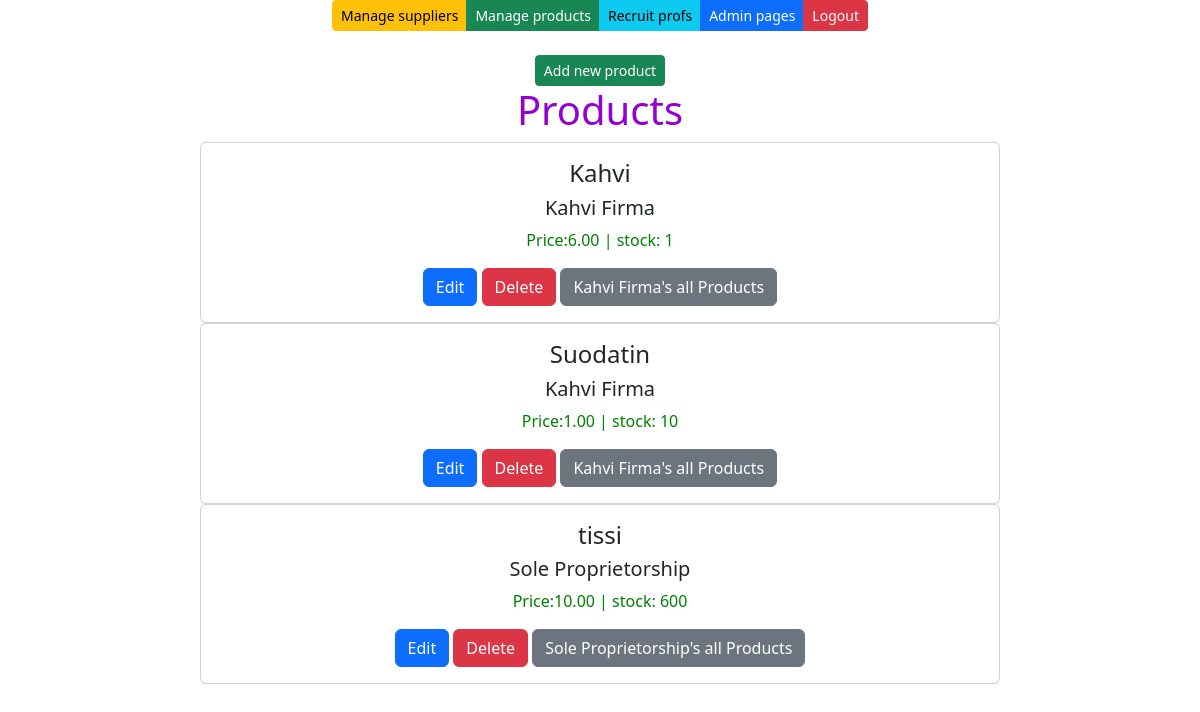
The page /products/ (signed in) on the database as committed earlier.
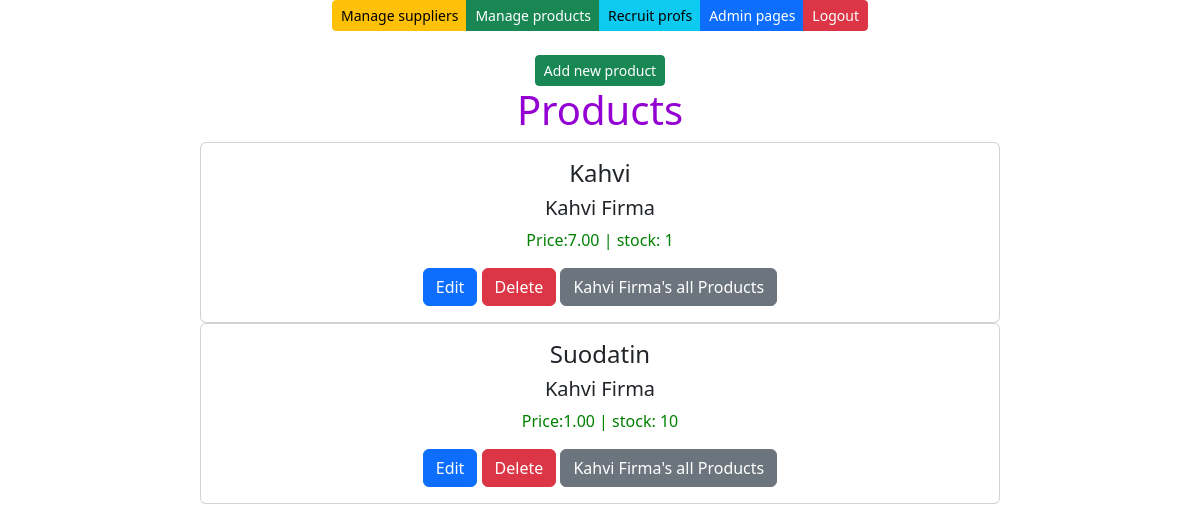
The same page on the database as committed later.
### app/models.py (models this page shows, shortened)
class Product(models.Model):
    productname = models.CharField(max_length=50, default="product")
    price = models.DecimalField(max_digits=10, decimal_places=2, default=0.00)
    stock = models.IntegerField(default=0)
    supplier = models.ForeignKey(Supplier, on_delete=models.CASCADE)

class Supplier(models.Model):
    companyname = models.CharField(max_length=50, default="firma")
    contactname = models.CharField(max_length=50, default="firma")
    address = models.CharField(max_length=50, default="firma")
    phone = models.CharField(max_length=50, default="firma")
    email = models.CharField(max_length=50, default="firma")
    country = models.CharField(max_length=50, default="firma")

### app/views.py (the view)
# urls.py: path('products/',productlistview),
def productlistview(request):
    if not request.user.is_authenticated:
        return render(request, 'loginpage.html')
    productlist = Product.objects.all()
    supplierlist = Supplier.objects.all()
    context = {'products': productlist ,'suppliers':supplierlist}
    return render(request, 'productlist.html',context)

### app/templates/productlist.html (shortened to what this page needs)
{% extends 'index.html' %}
{% block content %}
<br />
<br />
<button id="add-btn" class="btn btn-success btn-sm" onclick="showaddform()">Add new product</button>
<h1>Products</h1>
{% for s in products %}
<div class="card" style="max-width:50rem">
    <div class="card-body">
        <h4 class="card-title">{{s.productname}}</h4>
        <h5 class="card-title">{{s.supplier.companyname}}</h5>
        <p class="card-text" style="color:green">Price:{{s.price}} | stock: {{s.stock}} </p>
        <a href="/edit-product-get/{{s.id}}" class="btn btn-primary">Edit</a>
        <a href="/confirm-delete-product/{{s.id}}" class="btn btn-danger">Delete</a>
        <a href="/products-by-supplier/{{s.supplier.id}}" class="btn btn-secondary">{{s.supplier.companyname}}'s all Products</a>
    </div>
</div>
{% empty %}
<div class="card" style="max-width:50rem">
    <div class="card-body">
        <p class="card-text">No products found in database</p>
    </div>
</div>
{% endfor %}
{% endblock %}

Rows that differ between the two databases and show on the page:
removed Product: productname "tissi", supplier.companyname "Sole Proprietorship", price "10.00", stock "600"
changed Product "Kahvi": price "6.00" → "7.00"
